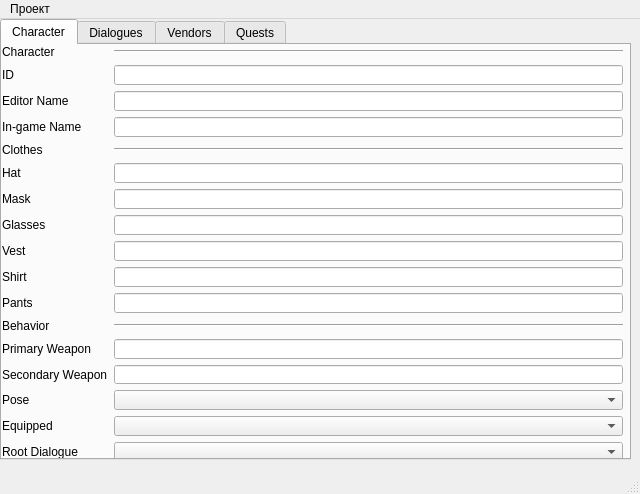
<?xml version="1.0" encoding="UTF-8"?>
<ui version="4.0">
 <class>MainWindow</class>
 <widget class="QMainWindow" name="MainWindow">
  <property name="geometry">
   <rect>
    <x>0</x>
    <y>0</y>
    <width>640</width>
    <height>494</height>
   </rect>
  </property>
  <property name="minimumSize">
   <size>
    <width>640</width>
    <height>494</height>
   </size>
  </property>
  <property name="maximumSize">
   <size>
    <width>640</width>
    <height>494</height>
   </size>
  </property>
  <property name="windowTitle">
   <string>Studio!</string>
  </property>
  <widget class="QWidget" name="centralwidget">
   <widget class="QTabWidget" name="tabWidget">
    <property name="geometry">
     <rect>
      <x>0</x>
      <y>0</y>
      <width>631</width>
      <height>441</height>
     </rect>
    </property>
    <property name="currentIndex">
     <number>0</number>
    </property>
    <widget class="QWidget" name="Character">
     <attribute name="title">
      <string>Character</string>
     </attribute>
     <widget class="QWidget" name="gridLayoutWidget">
      <property name="geometry">
       <rect>
        <x>0</x>
        <y>0</y>
        <width>621</width>
        <height>417</height>
       </rect>
      </property>
      <layout class="QGridLayout" name="gridLayout">
       <item row="3" column="1">
        <widget class="QLineEdit" name="inp_game"/>
       </item>
       <item row="14" column="1">
        <widget class="QComboBox" name="inp_pose"/>
       </item>
       <item row="5" column="0">
        <widget class="QLabel" name="label_6">
         <property name="text">
          <string>Hat</string>
         </property>
        </widget>
       </item>
       <item row="2" column="0">
        <widget class="QLabel" name="label_3">
         <property name="text">
          <string>Editor Name</string>
         </property>
        </widget>
       </item>
       <item row="8" column="0">
        <widget class="QLabel" name="label_9">
         <property name="text">
          <string>Vest</string>
         </property>
        </widget>
       </item>
       <item row="5" column="1">
        <widget class="QLineEdit" name="inp_hat"/>
       </item>
       <item row="0" column="1">
        <widget class="Line" name="line_2">
         <property name="orientation">
          <enum>Qt::Horizontal</enum>
         </property>
        </widget>
       </item>
       <item row="0" column="0">
        <widget class="QLabel" name="label">
         <property name="text">
          <string>Character</string>
         </property>
        </widget>
       </item>
       <item row="14" column="0">
        <widget class="QLabel" name="label_15">
         <property name="text">
          <string>Pose</string>
         </property>
        </widget>
       </item>
       <item row="11" column="1">
        <widget class="Line" name="line_4">
         <property name="orientation">
          <enum>Qt::Horizontal</enum>
         </property>
        </widget>
       </item>
       <item row="1" column="1">
        <widget class="QLineEdit" name="inp_id"/>
       </item>
       <item row="6" column="0">
        <widget class="QLabel" name="label_7">
         <property name="text">
          <string>Mask</string>
         </property>
        </widget>
       </item>
       <item row="15" column="1">
        <widget class="QComboBox" name="inp_equipped"/>
       </item>
       <item row="13" column="1">
        <widget class="QLineEdit" name="inp_secondary"/>
       </item>
       <item row="7" column="1">
        <widget class="QLineEdit" name="inp_glasses"/>
       </item>
       <item row="12" column="1">
        <widget class="QLineEdit" name="inp_primary"/>
       </item>
       <item row="4" column="0">
        <widget class="QLabel" name="label_5">
         <property name="text">
          <string>Clothes</string>
         </property>
        </widget>
       </item>
       <item row="4" column="1">
        <widget class="Line" name="line_3">
         <property name="orientation">
          <enum>Qt::Horizontal</enum>
         </property>
        </widget>
       </item>
       <item row="1" column="0">
        <widget class="QLabel" name="label_2">
         <property name="text">
          <string>ID</string>
         </property>
        </widget>
       </item>
       <item row="13" column="0">
        <widget class="QLabel" name="label_14">
         <property name="text">
          <string>Secondary Weapon</string>
         </property>
        </widget>
       </item>
       <item row="6" column="1">
        <widget class="QLineEdit" name="inp_mask"/>
       </item>
       <item row="15" column="0">
        <widget class="QLabel" name="label_16">
         <property name="text">
          <string>Equipped</string>
         </property>
        </widget>
       </item>
       <item row="9" column="0">
        <widget class="QLabel" name="label_10">
         <property name="text">
          <string>Shirt</string>
         </property>
        </widget>
       </item>
       <item row="2" column="1">
        <widget class="QLineEdit" name="inp_editor"/>
       </item>
       <item row="9" column="1">
        <widget class="QLineEdit" name="inp_shirt"/>
       </item>
       <item row="7" column="0">
        <widget class="QLabel" name="label_8">
         <property name="text">
          <string>Glasses</string>
         </property>
        </widget>
       </item>
       <item row="3" column="0">
        <widget class="QLabel" name="label_4">
         <property name="text">
          <string>In-game Name</string>
         </property>
        </widget>
       </item>
       <item row="11" column="0">
        <widget class="QLabel" name="label_12">
         <property name="text">
          <string>Behavior</string>
         </property>
        </widget>
       </item>
       <item row="12" column="0">
        <widget class="QLabel" name="label_13">
         <property name="text">
          <string>Primary Weapon</string>
         </property>
        </widget>
       </item>
       <item row="8" column="1">
        <widget class="QLineEdit" name="inp_vest"/>
       </item>
       <item row="10" column="1">
        <widget class="QLineEdit" name="inp_pants"/>
       </item>
       <item row="10" column="0">
        <widget class="QLabel" name="label_11">
         <property name="text">
          <string>Pants</string>
         </property>
        </widget>
       </item>
       <item row="16" column="0">
        <widget class="QLabel" name="label_17">
         <property name="text">
          <string>Root Dialogue</string>
         </property>
        </widget>
       </item>
       <item row="16" column="1">
        <widget class="QComboBox" name="inp_dialogue"/>
       </item>
      </layout>
     </widget>
    </widget>
    <widget class="QWidget" name="Dialogues">
     <attribute name="title">
      <string>Dialogues</string>
     </attribute>
    </widget>
    <widget class="QWidget" name="Vendors">
     <attribute name="title">
      <string>Vendors</string>
     </attribute>
    </widget>
    <widget class="QWidget" name="Quests">
     <attribute name="title">
      <string>Quests</string>
     </attribute>
    </widget>
   </widget>
  </widget>
  <widget class="QMenuBar" name="menubar">
   <property name="geometry">
    <rect>
     <x>0</x>
     <y>0</y>
     <width>640</width>
     <height>21</height>
    </rect>
   </property>
   <widget class="QMenu" name="menu">
    <property name="title">
     <string>Проект</string>
    </property>
   </widget>
   <addaction name="menu"/>
  </widget>
  <widget class="QStatusBar" name="statusbar"/>
 </widget>
 <resources/>
 <connections/>
</ui>
